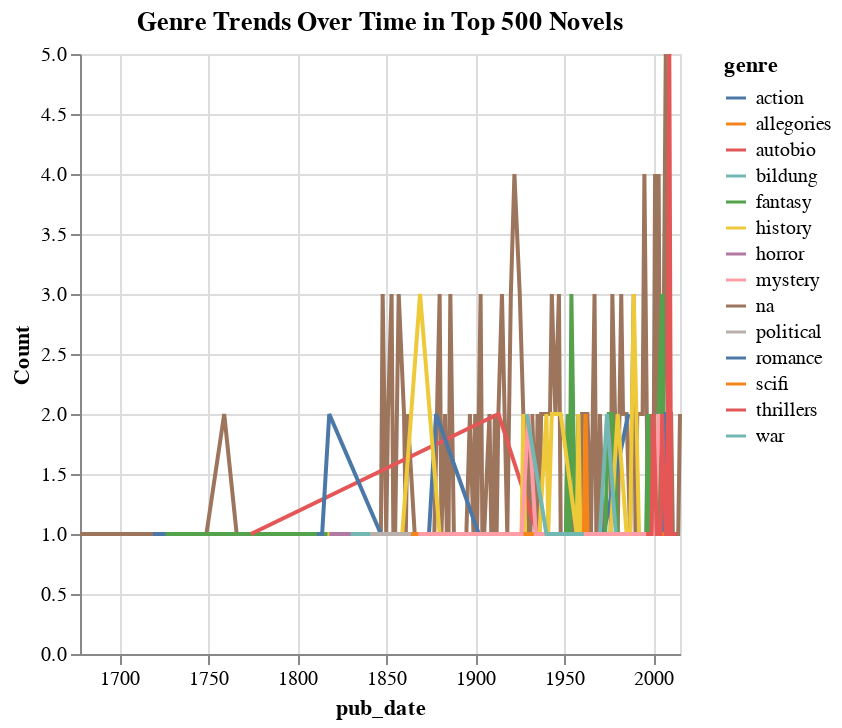

Write notebook code for a chart like this one.
### Markdown cell above
### Genre Trends Over Time
We analyze how genre popularity has evolved over the years by creating a line chart of genre frequency over time.

### Code cell
# Create a datetime column for the publication year
top500_df['pub_date'] = pd.to_datetime(top500_df['pub_year'].astype(str) + '-01-01', format='%Y-%m-%d', errors='coerce')

# Group and count genres by publication date
genre_over_time = top500_df.groupby(['pub_date', 'genre']).size().reset_index(name='Count')

trend_chart = alt.Chart(genre_over_time).mark_line().encode(
    x='pub_date:T',
    y='Count:Q',
    color='genre:N'
).properties(
    title="Genre Trends Over Time in Top 500 Novels"
)
trend_chart

### Figure 1 — Vega-Lite specification as saved in the notebook (floating-point values rounded to 4 significant figures; data arrays with more than 128 entries replaced by an {"elided": "..."} marker saying what was removed)
{"config": {"view": {"continuousWidth": 300, "continuousHeight": 300}}, "data": {"name": "data-a2b0b965367dc95f3b8bbb465d96d363"}, "mark": {"type": "line"}, "encoding": {"color": {"field": "genre", "type": "nominal"}, "x": {"field": "pub_date", "type": "temporal"}, "y": {"field": "Count", "type": "quantitative"}}, "title": "Genre Trends Over Time in Top 500 Novels", "$schema": "https://vega.github.io/schema/vega-lite/v5.8.0.json", "datasets": {"data-a2b0b965367dc95f3b8bbb465d96d363": {"elided": "365 records"}}}
